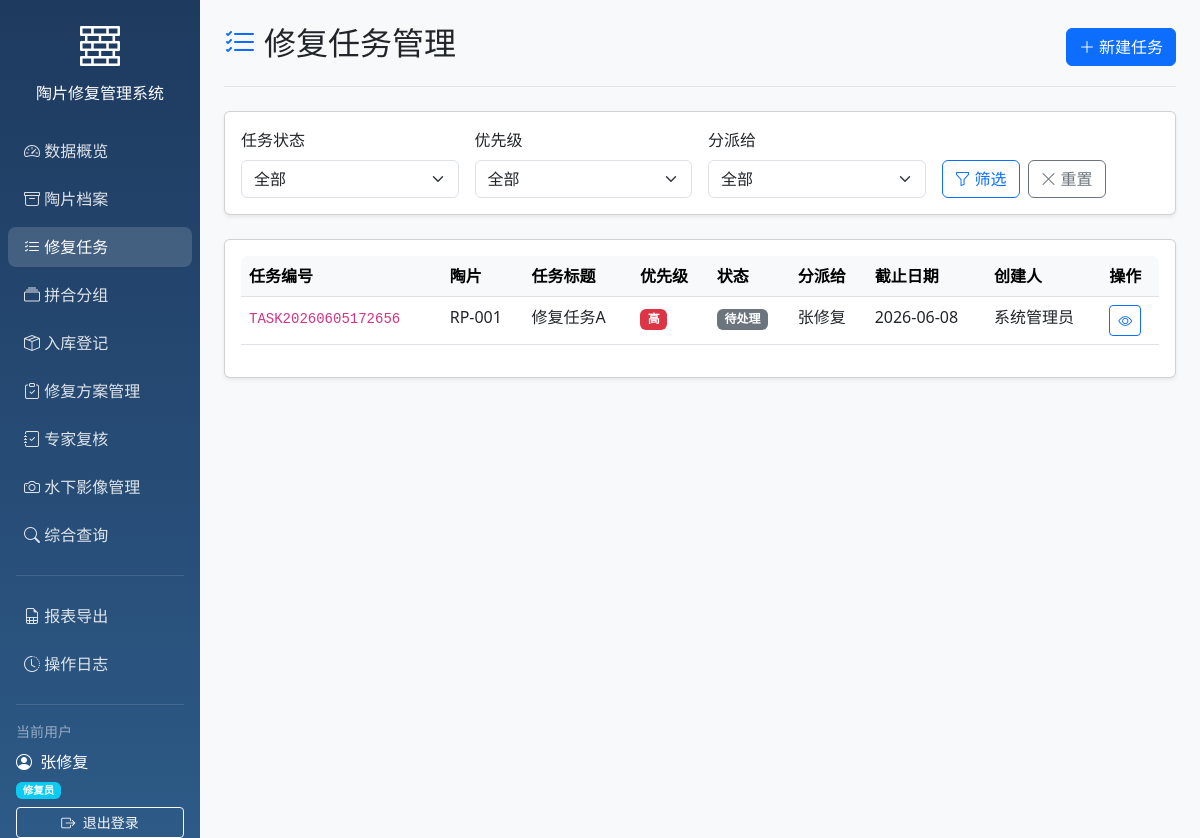
/tasks (signed in), run on the app's committed database.
### models/models.py (models this page shows)
class User(Base):
    __tablename__ = "users"
    id = Column(Integer, primary_key=True, index=True)
    username = Column(String, unique=True, index=True)
    hashed_password = Column(String)
    full_name = Column(String)
    role = Column(String, default="修复员")
    created_at = Column(DateTime(timezone=True), server_default=func.now())
    assigned_tasks = relationship("RepairTask", foreign_keys="RepairTask.assignee_id", back_populates="assignee")
    created_tasks = relationship("RepairTask", foreign_keys="RepairTask.creator_id", back_populates="creator")
    operation_logs = relationship("OperationLog", back_populates="user")

class RepairTask(Base):
    __tablename__ = "repair_tasks"
    id = Column(Integer, primary_key=True, index=True)
    task_number = Column(String, unique=True, index=True)
    pottery_id = Column(Integer, ForeignKey("potteries.id"))
    title = Column(String)
    description = Column(Text)
    priority = Column(String, default="普通")
    status = Column(String, default=TaskStatus.PENDING)
    creator_id = Column(Integer, ForeignKey("users.id"))
    assignee_id = Column(Integer, ForeignKey("users.id"))
    due_date = Column(Date)
    completed_date = Column(Date)
    result = Column(Text)
    created_at = Column(DateTime(timezone=True), server_default=func.now())
    updated_at = Column(DateTime(timezone=True), onupdate=func.now())
    pottery = relationship("Pottery", back_populates="repair_tasks")
    creator = relationship("User", foreign_keys=[creator_id], back_populates="created_tasks")
    assignee = relationship("User", foreign_keys=[assignee_id], back_populates="assigned_tasks")

class Pottery(Base):
    __tablename__ = "potteries"
    id = Column(Integer, primary_key=True, index=True)
    pottery_number = Column(String, unique=True, index=True)
    water_area = Column(String)
    trench_number = Column(String)
    material = Column(String)
    decoration_description = Column(Text)
    damage_level = Column(String)
    current_status = Column(String)
    recovery_date = Column(Date)
    created_at = Column(DateTime(timezone=True), server_default=func.now())
    updated_at = Column(DateTime(timezone=True), onupdate=func.now())
    is_locked = Column(Boolean, default=False)
    cleaning_records = relationship("CleaningRecord", back_populates="pottery")
    pottery_groups = relationship("PotteryGroupMember", back_populates="pottery")
    storage_record = relationship("StorageRecord", uselist=False, back_populates="pottery")
    images = relationship("PotteryImage", back_populates="pottery", cascade="all, delete-orphan")
    repair_tasks = relationship("RepairTask", back_populates="pottery")

### main.py (the view)
@app.get("/tasks", response_class=HTMLResponse)
async def list_tasks(
    request: Request,
    current_user: User = Depends(get_current_user),
    db: Session = Depends(get_db),
    status_filter: Optional[str] = None,
    priority_filter: Optional[str] = None,
    assignee_filter: Optional[int] = None
):
    query = db.query(RepairTask)
    if status_filter:
        query = query.filter(RepairTask.status == status_filter)
    if priority_filter:
        query = query.filter(RepairTask.priority == priority_filter)
    if assignee_filter:
        query = query.filter(RepairTask.assignee_id == assignee_filter)
    tasks = query.order_by(RepairTask.created_at.desc()).all()
    users = db.query(User).all()
    return templates.TemplateResponse("tasks.html", {
        "request": request,
        "current_user": current_user,
        "tasks": tasks,
        "users": users,
        "status_filter": status_filter,
        "priority_filter": priority_filter,
        "assignee_filter": assignee_filter
    })

### templates/tasks.html (shortened to what this page needs)
{% extends "base.html" %}
{% block body %}
<div class="container-fluid">
    <div class="row">
        {% include "sidebar.html" %}
        <main class="col-md-9 ms-sm-auto col-lg-10 px-md-4 main-content">
            <div class="d-flex justify-content-between flex-wrap flex-md-nowrap align-items-center pt-4 pb-3 mb-4 border-bottom">
                <h1 class="h2">
                    <i class="bi bi-list-check text-primary me-2"></i>修复任务管理
                </h1>
                <div class="btn-toolbar mb-2 mb-md-0">
                    <a href="/tasks/add" class="btn btn-primary">
                        <i class="bi bi-plus-lg me-1"></i>新建任务
                    </a>
                </div>
            </div>
            <div class="card shadow-sm mb-4">
                <div class="card-body">
                    <form method="GET" class="row g-3">
                        <div class="col-md-3">
                            <label for="status_filter" class="form-label">任务状态</label>
                            <select class="form-select" id="status_filter" name="status_filter">
                                <option value="">全部</option>
                            </select>
                        </div>
                        <div class="col-md-3">
                            <label for="priority_filter" class="form-label">优先级</label>
                            <select class="form-select" id="priority_filter" name="priority_filter">
                                <option value="">全部</option>
                            </select>
                        </div>
                        <div class="col-md-3">
                            <label for="assignee_filter" class="form-label">分派给</label>
                            <select class="form-select" id="assignee_filter" name="assignee_filter">
                                <option value="">全部</option>
                            </select>
                        </div>
                        <div class="col-md-3 d-flex align-items-end">
                            <button type="submit" class="btn btn-outline-primary me-2">
                                <i class="bi bi-funnel me-1"></i>筛选
                            </button>
                            <a href="/tasks" class="btn btn-outline-secondary">
                                <i class="bi bi-x-lg me-1"></i>重置
                            </a>
                        </div>
                    </form>
                </div>
            </div>
            <div class="card shadow-sm">
                <div class="card-body">
                    {% if tasks %}
                    <div class="table-responsive">
                        <table class="table table-hover">
                            <thead class="table-light">
                                <tr>
                                    <th>任务编号</th>
                                    <th>陶片</th>
                                    <th>任务标题</th>
                                    <th>优先级</th>
                                    <th>状态</th>
                                    <th>分派给</th>
                                    <th>截止日期</th>
                                    <th>创建人</th>
                                    <th>操作</th>
                                </tr>
                            </thead>
                            <tbody>
                                {% for task in tasks %}
                                <tr>
                                    <td><code>{{ task.task_number }}</code></td>
                                    <td>{{ task.pottery.pottery_number }}</td>
                                    <td>{{ task.title }}</td>
                                    <td>
                                        {% if task.priority == '高' %}
                                        <span class="badge bg-danger">高</span>
                                        {% elif task.priority == '普通' %}
                                        <span class="badge bg-warning">普通</span>
                                        {% else %}
                                        <span class="badge bg-info">低</span>
                                        {% endif %}
                                    </td>
                                    <td>
                                        {% if task.status == '待处理' %}
                                        <span class="badge bg-secondary">待处理</span>
                                        {% elif task.status == '进行中' %}
                                        <span class="badge bg-primary">进行中</span>
                                        {% elif task.status == '已完成' %}
                                        <span class="badge bg-success">已完成</span>
                                        {% else %}
                                        <span class="badge bg-light text-dark">已取消</span>
                                        {% endif %}
                                    </td>
                                    <td>{{ task.assignee.full_name if task.assignee else '未分派' }}</td>
                                    <td>{{ task.due_date|strftime if task.due_date else '-' }}</td>
                                    <td>{{ task.creator.full_name if task.creator else '-' }}</td>
                                    <td>
                                        <a href="/tasks/{{ task.id }}" class="btn btn-sm btn-outline-primary">
                                            <i class="bi bi-eye"></i>
                                        </a>
                                    </td>
                                </tr>
                                {% endfor %}
                            </tbody>
                        </table>
                    </div>
                    {% else %}
                    <div class="text-center py-5 text-muted">
                        <i class="bi bi-inbox" style="font-size: 3rem;"></i>
                        <p class="mt-3">暂无任务记录</p>
                    </div>
                    {% endif %}
                </div>
            </div>
        </main>
    </div>
</div>
{% endblock %}

### templates/sidebar.html
<div class="sidebar col-md-3 col-lg-2 d-md-block p-0">
    <div class="position-sticky pt-3">
        <div class="text-center mb-4 px-3">
            <i class="bi bi-bricks text-white" style="font-size: 2.5rem;"></i>
            <h6 class="text-white mt-2 mb-0">陶片修复管理系统</h6>
        </div>
        <ul class="nav flex-column">
            <li class="nav-item">
                <a class="nav-link {% if request.url.path == '/' %}active{% endif %}" href="/">
                    <i class="bi bi-speedometer2"></i>
                    数据概览
                </a>
            </li>
            <li class="nav-item">
                <a class="nav-link {% if '/potteries' in request.url.path %}active{% endif %}" href="/potteries">
                    <i class="bi bi-archive"></i>
                    陶片档案
                </a>
            </li>
            <li class="nav-item">
                <a class="nav-link {% if '/tasks' in request.url.path %}active{% endif %}" href="/tasks">
                    <i class="bi bi-list-check"></i>
                    修复任务
                </a>
            </li>
            <li class="nav-item">
                <a class="nav-link {% if '/groups' in request.url.path %}active{% endif %}" href="/groups">
                    <i class="bi bi-collection"></i>
                    拼合分组
                </a>
            </li>
            <li class="nav-item">
                <a class="nav-link {% if '/storage' in request.url.path %}active{% endif %}" href="/storage">
                    <i class="bi bi-box-seam"></i>
                    入库登记
                </a>
            </li>
            <li class="nav-item">
                <a class="nav-link {% if '/repair_plans' in request.url.path %}active{% endif %}" href="/repair_plans">
                    <i class="bi bi-clipboard-check"></i>
                    修复方案管理
                </a>
            </li>
            <li class="nav-item">
                <a class="nav-link {% if '/reviews' in request.url.path %}active{% endif %}" href="/reviews">
                    <i class="bi bi-journal-check"></i>
                    专家复核
                </a>
            </li>
            <li class="nav-item">
                <a class="nav-link {% if '/underwater_images' in request.url.path %}active{% endif %}" href="/underwater_images">
                    <i class="bi bi-camera"></i>
                    水下影像管理
                </a>
            </li>
            <li class="nav-item">
                <a class="nav-link {% if '/search' in request.url.path %}active{% endif %}" href="/search">
                    <i class="bi bi-search"></i>
                    综合查询
                </a>
            </li>
        </ul>
        <hr class="text-white-50 mx-3">
        <ul class="nav flex-column">
            <li class="nav-item">
                <a class="nav-link {% if '/reports' in request.url.path %}active{% endif %}" href="/reports">
                    <i class="bi bi-file-earmark-spreadsheet"></i>
                    报表导出
                </a>
            </li>
            <li class="nav-item">
                <a class="nav-link {% if '/logs' in request.url.path %}active{% endif %}" href="/logs">
                    <i class="bi bi-clock-history"></i>
                    操作日志
                </a>
            </li>
        </ul>
        <hr class="text-white-50 mx-3">
        <div class="px-3">
            <div class="text-white-50 small mb-2">当前用户</div>
            <div class="text-white mb-1">
                <i class="bi bi-person-circle me-1"></i>
                {{ current_user.full_name or current_user.username }}
            </div>
            <div class="text-white-50 small mb-2">
                <span class="badge bg-info">{{ current_user.role }}</span>
            </div>
            <a href="/logout" class="btn btn-outline-light btn-sm w-100">
                <i class="bi bi-box-arrow-right me-1"></i>
                退出登录
            </a>
        </div>
    </div>
</div>

### templates/base.html (style rules this page uses)
.sidebar { min-height: 100vh; background: linear-gradient(180deg, #1e3a5f 0%, #2d5a87 100%); }
.sidebar .nav-link { color: rgba(255,255,255,0.85); border-radius: 8px; margin: 4px 8px; transition: all 0.2s; }
.sidebar .nav-link:hover, .sidebar .nav-link.active { color: white; background: rgba(255,255,255,0.15); }
.sidebar .nav-link i { width: 24px; }
.main-content { background-color: #f8f9fa; min-height: 100vh; }
.table-responsive { border-radius: 8px; }

### data on the page
User: full_name "张修复", role "修复员"
RepairTask: task_number "TASK20260605172656", pottery.pottery_number "RP-001", title "修复任务A", priority "高", status "待处理", assignee "张修复", due_date|strftime "2026-06-08", creator "系统管理员"
